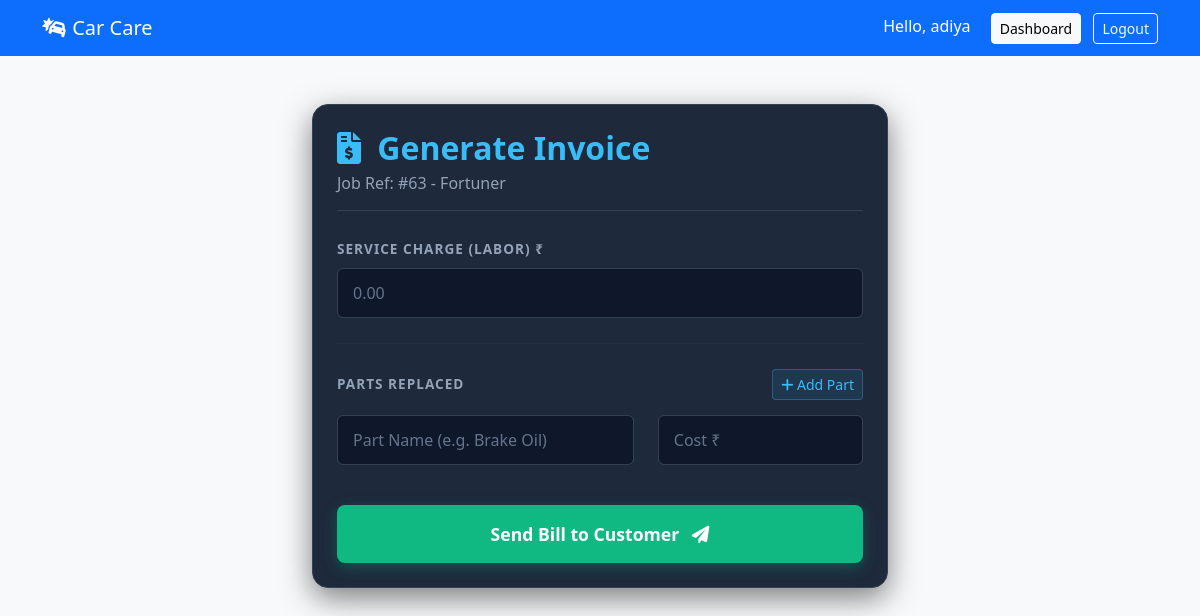
The app's page /generate-invoice/63/ (signed in) with its own data.
### core/models.py (models this page shows, shortened)
class User(AbstractUser):
    IS_CUSTOMER = 'customer'
    IS_TECHNICIAN = 'technician'
    IS_ADMIN = 'admin'
    ROLE_CHOICES = [
        (IS_CUSTOMER, 'Car Owner'),
        (IS_TECHNICIAN, 'Technician'),
        (IS_ADMIN, 'Admin'),
    ]
    DISTRICT_CHOICES = [
        ('Alappuzha', 'Alappuzha'),
        ('Ernakulam', 'Ernakulam'),
        ('Idukki', 'Idukki'),
        ('Kannur', 'Kannur'),
        ('Kasaragod', 'Kasaragod'),
        ('Kollam', 'Kollam'),
        ('Kottayam', 'Kottayam'),
        ('Kozhikode', 'Kozhikode'),
        ('Malappuram', 'Malappuram'),
        ('Palakkad', 'Palakkad'),
        ('Pathanamthitta', 'Pathanamthitta'),
        ('Thiruvananthapuram', 'Thiruvananthapuram'),
        ('Thrissur', 'Thrissur'),
        ('Wayanad', 'Wayanad'),
    ]
    role = models.CharField(max_length=20, choices=ROLE_CHOICES, default=IS_CUSTOMER)
    phone = models.CharField(max_length=15, null=True)
    district = models.CharField(max_length=50, choices=DISTRICT_CHOICES, default='Thiruvananthapuram')
    address = models.TextField(blank=True)
    is_available = models.BooleanField(default=True)
    garage_name = models.CharField(max_length=100, blank=True, null=True)
    license_number = models.CharField(max_length=50, blank=True, null=True)
    is_approved = models.BooleanField(default=False) # For technicians

class ServiceRequest(models.Model):
    STATUS_CHOICES = [
        ('pending', 'Pending'),
        ('approved', 'Approved'),
        ('in_progress', 'In Progress'),
        ('completed', 'Completed'),
        ('cancelled', 'Cancelled'),
    ]
    SERVICE_TYPES = [
        ('emergency', 'Emergency SOS'),
        ('fuel', 'Fuel Delivery'),          # <--- Add this
        ('jump_start', 'Jump Start'),       # <--- Add this
        ('towing', 'Towing'),               # <--- Add this
        ('lockout', 'Lockout'),             # <--- Add this
        ('repair', 'Mechanical Repair'),
        ('general', 'General Service'),
        ('cleaning', 'Car Wash'),
    ]
    customer = models.ForeignKey(User, on_delete=models.CASCADE, related_name='requests')
    technician = models.ForeignKey(User, on_delete=models.SET_NULL, null=True, blank=True, related_name='assignments')
    vehicle = models.ForeignKey(Vehicle, on_delete=models.CASCADE)
    service_type = models.CharField(max_length=20, choices=SERVICE_TYPES)
    description = models.TextField()
    location = models.CharField(max_length=100, help_text="GPS Coordinates or Address")
    status = models.CharField(max_length=20, choices=STATUS_CHOICES, default='pending')
    created_at = models.DateTimeField(auto_now_add=True)
    cost_estimate = models.DecimalField(max_digits=10, decimal_places=2, null=True, blank=True)
    total_cost = models.DecimalField(max_digits=10, decimal_places=2, null=True, blank=True)
    is_cost_approved = models.BooleanField(default=False)
    labor_cost = models.DecimalField(max_digits=10, decimal_places=2, default=0.00)
    parts_cost = models.DecimalField(max_digits=10, decimal_places=2, default=0.00)
    PAYMENT_STATUS = [('pending', 'Pending'), ('paid', 'Paid')]
    payment_status = models.CharField(max_length=20, choices=PAYMENT_STATUS, default='pending')
    payment_method = models.CharField(max_length=20, blank=True, null=True) # 'cash' or 'upi'

class Vehicle(models.Model):
    owner = models.ForeignKey(User, on_delete=models.CASCADE, related_name='vehicles')
    make = models.CharField(max_length=50) # e.g., Toyota
    model = models.CharField(max_length=50) # e.g., Innova
    reg_number = models.CharField(max_length=20, unique=True)
    year = models.IntegerField()

### core/views.py (the view, shortened to what this page needs)
# urls.py: path('generate-invoice/<int:request_id>/', views.generate_invoice, name='generate_invoice'),
@login_required
def generate_invoice(request, request_id):
    job = get_object_or_404(ServiceRequest, id=request_id)
    return render(request, 'core/generate_invoice.html', {'job': job})

### core/templates/core/generate_invoice.html (shortened to what this page needs)
{% extends 'base.html' %}
{% block content %}
<div class="container mt-5" style="max-width: 600px; color: white;">
    <div class="card p-4 invoice-card" style="background: #1e293b; border: 1px solid #334155; border-radius: 16px; box-shadow: 0 10px 30px rgba(0,0,0,0.5);">
        <div style="border-bottom: 1px solid #334155; margin-bottom: 25px; padding-bottom: 15px;">
            <h2 class="mb-1" style="font-weight: 700; color: #38bdf8;"><i class="fas fa-file-invoice-dollar me-2"></i> Generate Invoice</h2>
            <p style="color: #94a3b8; margin: 0;">Job Ref: #{{ job.id }} - {{ job.vehicle.model }}</p>
        </div>
        <form method="POST">
            <div class="mb-4">
                <label>Service Charge (Labor) ₹</label>
                <input type="number" name="labor_cost" class="form-control" placeholder="0.00" required>
            </div>
            <hr style="border-color: #334155; margin: 25px 0;">
            <div style="display: flex; justify-content: space-between; align-items: center; margin-bottom: 15px;">
                <label style="margin: 0;">Parts Replaced</label>
                <button type="button" class="btn btn-sm" style="background: rgba(56, 189, 248, 0.1); color: #38bdf8; border: 1px solid rgba(56, 189, 248, 0.3);" onclick="addPartRow()">
                    <i class="fas fa-plus"></i> Add Part
                </button>
            </div>
            <div id="parts-container">
                <div class="row mb-3">
                    <div class="col-7">
                        <input type="text" name="part_name[]" class="form-control" placeholder="Part Name (e.g. Brake Oil)">
                    </div>
                    <div class="col-5">
                        <input type="number" name="part_cost[]" class="form-control" placeholder="Cost ₹">
                    </div>
                </div>
            </div>
            <button type="submit" class="btn w-100 py-3 mt-4" style="background: #10b981; color: white; font-weight: 700; font-size: 1.1rem; border-radius: 8px; border: none; box-shadow: 0 4px 15px rgba(16, 185, 129, 0.3);">
                Send Bill to Customer <i class="fas fa-paper-plane ms-2"></i>
            </button>
        </form>
    </div>
</div>
{% endblock %}

### core/templates/base.html (shortened to what this page needs)
<!DOCTYPE html>
<html lang="en">
<head>
    <link href="https://cdn.jsdelivr.net/npm/bootstrap@5.3.0/dist/css/bootstrap.min.css" rel="stylesheet">
    <link rel="stylesheet" href="https://cdnjs.cloudflare.com/ajax/libs/font-awesome/6.0.0/css/all.min.css">
</head>
<body>
<nav class="navbar navbar-expand-lg">
  <div class="container">
    <a class="navbar-brand" href="{% url 'home' %}"><i class="fas fa-car-crash"></i> Car Care</a>
    <div class="ms-auto">
        {% if user.is_authenticated %}
            <span class="text-white me-3">Hello, {{ user.username }}</span>
            <a href="{% url 'dashboard' %}" class="btn btn-sm btn-light">Dashboard</a>
            <form action="{% url 'logout' %}" method="post" class="d-inline">
                <button type="submit" class="btn btn-sm btn-outline-light ms-2">Logout</button>
            </form>
        {% endif %}
    </div>
  </div>
</nav>
<div class="container-fluid p-0">
    {% block content %}
    {% endblock %}
</div>
</body>
</html>

### core/templates/base.html (style rules this page uses)
body { background-color: #f8f9fa; font-family: 'Segoe UI', Tahoma, Geneva, Verdana, sans-serif; }
.navbar { background-color: #0d6efd; }
.navbar-brand, .nav-link { color: white !important; }
.card { border: none; box-shadow: 0 4px 8px rgba(0,0,0,0.1); border-radius: 15px; margin-bottom: 20px; }

### core/templates/core/generate_invoice.html (style rules this page uses)
.invoice-card label { color: #94a3b8; font-weight: 600; margin-bottom: 8px; font-size: 0.85rem; text-transform: uppercase; letter-spacing: 1px; }
.invoice-card .form-control { background-color: #0f172a !important; border: 1px solid #334155 !important; color: #ffffff !important; padding: 12px 15px; }
.invoice-card .form-control::placeholder { color: #64748b !important; }

### records on screen
User: username "adiya"
ServiceRequest: id "63", vehicle.model "Fortuner"
